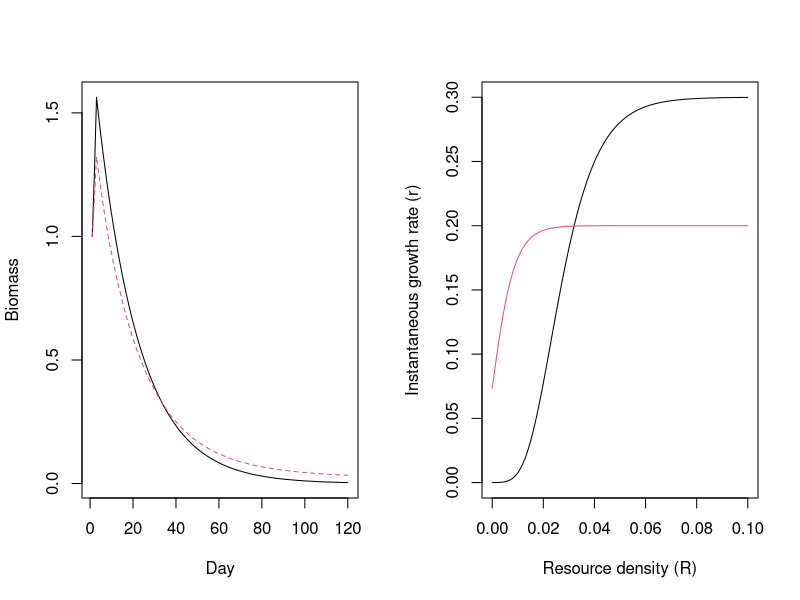

The R script that drew this image:
# Quick attempt for semi-discrete model coded
# by hand (i.e., not useing 'odeSolve')

updateDNR <- function(state_variables, parameters){
  D1 <- state_variables[1]
  D2 <- state_variables[2]
  N1 <- state_variables[3]
  N2 <- state_variables[4]
  R <- state_variables[5]
  mD <- parameters$mD
  r <- parameters$r
  K <- parameters$K
  K2 <- parameters$K2
  mN <- parameters$mN
  a <- parameters$a
  S <- parameters$S
  newD1 = D1 + (-(mD[1]*D1))
  newD2 = D2 + (-(mD[2]*D2))
  newN1 = N1 + (N1*(r[1]*exp(-K[1]*(exp(-K2[1]*R)))) - mN[1]*N1)
  newN2 = N2 + (N2*(r[2]*exp(-K[2]*(exp(-K2[2]*R)))) - mN[2]*N2)
  newR = R + (a*(S-R) - ((N1*(r[1]*exp(-K[1]*(exp(-K2[1]*R))))) + 
                           (N2*(r[2]*exp(-K[2]*(exp(-K2[2]*R)))))))
  return(c(newD1, newD2, newN1, newN2, newR))
}

# Test first model function
# parameters: mD, r, K, mN, a, S
parameters <- list(mD = c(0.0001, 0.0001),
                   r = c(0.3, 0.2),
                   K = c(10,1),
                   K2 = c(100, 200),
                   mN = c(0.05, 0.05),
                   a = 0.5,
                   S = 0)
grow_days <- 120 #120 growing days

# Initial values
state_variables <- c(50, 50, 1, 1, 2)
save_states <- matrix(nrow=grow_days, ncol=length(state_variables))
save_states[1,] <- state_variables

# Run through one growing season
for(day in 2:grow_days){
  new_states <- updateDNR(state_variables, parameters)
  state_variables <- new_states
  save_states[day,] <- new_states
}

# Plot this to make sure it is right
par(mfrow=c(1,2))
matplot(c(1:grow_days), save_states[,c(3,4)], type="l",
        xlab="Day", ylab="Biomass")

# plot the growth rate functions for each species
R <- seq(0,0.1,0.001)
getR <- function(r, R, K, K2){
  out1 <- (r[1]*exp(-K[1]*(exp(-K2[1]*R))))
  out2 <- (r[2]*exp(-K[2]*(exp(-K2[2]*R)))) 
  return(cbind(out1, out2))
}
tmp<-getR(parameters$r, R, parameters$K, parameters$K2)
matplot(R, tmp, type="l", lty=c(1,1), 
        ylab="Instantaneous growth rate (r)", xlab="Resource density (R)")
